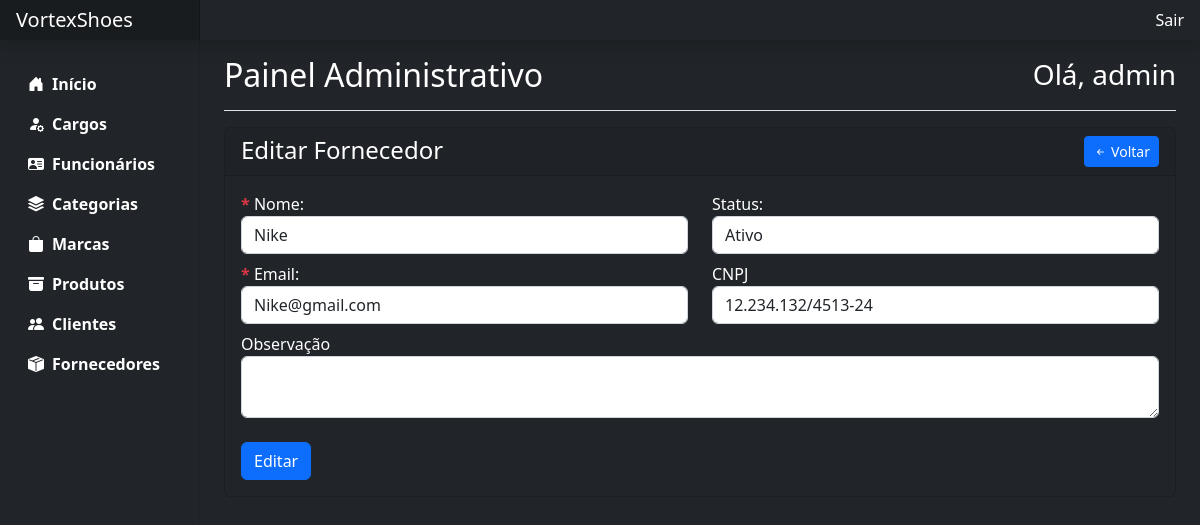
/SiteWeb/admin/fornecedores/Editar.php?id_fornecedor=1 (signed in), run on the app's committed database.
### tables this page shows
CREATE TABLE `fornecedor` (
  `id_fornecedor` int(2) NOT NULL,
  `nome_fornecedor` varchar(60) NOT NULL,
  `status_fornecedor` bit(1) DEFAULT NULL,
  `data_cadastro` datetime NOT NULL,
  `observacao` varchar(100) DEFAULT NULL,
  `email` varchar(50) NOT NULL,
  `cnpj` varchar(18) DEFAULT NULL
);

### SiteWeb/admin/fornecedores/Editar.php (the view, shortened to what this page needs)
<?php
require_once __DIR__ . "/../../conexao/conecta.php";
?>
<!DOCTYPE html>
<html lang="pt-br">
<head>
  <link href="https://cdn.jsdelivr.net/npm/bootstrap@5.3.8/dist/css/bootstrap.min.css" rel="stylesheet">
  <link rel="stylesheet" href="https://cdn.jsdelivr.net/npm/bootstrap-icons@1.13.1/font/bootstrap-icons.min.css">
  <link rel="stylesheet" href="../../assets/css/dashboard.min.css">
  <link rel="stylesheet" href="../../assets/css/styles.min.css">
  <link rel="stylesheet" href="../../custom/css/background.css">
</head>
<body>
  <?php
  include('../Topo.php');
  ?>
  <div class="container-fluid">
    <div class="row">
      <?php
      include('../Navegacao.php');
      ?>
      <main class="ms-auto col-lg-10 px-md-4">
        <?php
        include('../Log.php');
        ?>
          <?php
          if(isset($_GET['id_fornecedor']) && $_GET['id_fornecedor'] != '')
            {
                $id = $_GET['id_fornecedor'];
                $sql = "SELECT * FROM fornecedor WHERE id_fornecedor = $id";
                $query = mysqli_query($conexao, $sql);
                $fornecedor = mysqli_fetch_assoc($query)
          ?>
        <div class="card bg-dark text-white">
          <div class="card-header d-flex justify-content-between">
            <h4 class="m-0">Editar Fornecedor</h4>
            <a href="Index.php" class="btn btn-primary btn-sm">
              <i class="bi bi-arrow-left-short"></i>
              Voltar
            </a>
          </div>
          <div class="card-body">
            <form action="acoes.php" method="post">
              <div class="row">
                <div class="col-6">
                  <label for="fornecedor"><strong class="text-danger">*</strong> Nome: </label>
                  <input type="text" name="fornecedor" id="fornecedor" class="form-control" maxlength="60" required value="<?php echo $fornecedor['nome_fornecedor']?>">
                </div>
                <div class="col-6">
                  <label for="status">Status: </label>
                  <select name="status" id="status" class="form-control">
                    <option value="1" <?php if($fornecedor['status_fornecedor'] == 1) echo 'selected'?>>Ativo</option>
                  </select>
                </div>
                 <div class="col-6 mt-2">
                  <label for="email"><strong class="text-danger">*</strong> Email: </label>
                  <input type="email" name="email" id="email" class="form-control" maxlength="50" required value="<?php echo $fornecedor['email'] ?>">
                </div>
                <div class="col-6 mt-2">
                  <label for="cnpj"> CNPJ </label>
                  <input type="text" name="cnpj" id="cnpj" class="form-control" maxlength="18" data-mask="00.000.000/0000-00" value="<?php  echo $fornecedor['cnpj'] ?>">
                </div>
                <div class="col-12 mt-2">
                  <label for="observacao">Observação</label>
                  <textarea name="observacao" id="observacao" class="form-control" maxlength="100"><?php echo $fornecedor['observacao']?></textarea>
                  <button type="submit" class="btn btn-primary mt-4">Editar</button>
                </div>
              </div>
            </form>
          </div>
        </div>
        <?php
            }
            else
              {
                echo '<div class="alert alert-warning d-flex align-items-center justify-content-center" role="alert">
                  Fornecedor não encontrado
                </div>
              </div>';
              }
        ?>
      </main>
    </div>
  </div>
</body>
</html>

### SiteWeb/custom/css/background.css (style rules this page uses)
body { background-color: #212529 !important; }

### data on the page
fornecedor: fornecedor "Nike", status "Ativo", email "Nike@gmail.com", cnpj "12.234.132/4513-24"

### other printed values
$_SESSION['NAME'] "admin"
